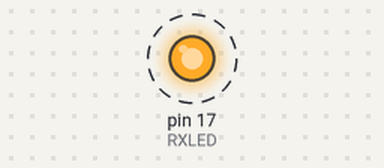
Bench run of a sketch on a simulated Arduino Leonardo, built with avr-gcc and run on an emulated ATmega32U4. Shown: output pins drawn as LEDs (lit = HIGH). Dashed ring = blinking.

Above: at 0.05 s.
Timing chart, 0 to 3.0 s (numbered marks = the images above):
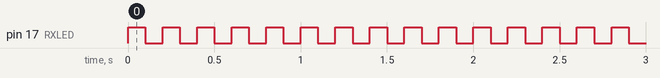

Measured:
- by itself, pin 17 (RXLED): alternates HIGH for 0.10 s and LOW for 0.10 s

The sketch:

_blinking.ino
```cpp
int RXLED=17;
void setup() {
   pinMode(RXLED, OUTPUT);
  // put your setup code here, to run once:

}

void loop() {

   digitalWrite(RXLED, HIGH);
   TXLED0;
  delay(100);

  digitalWrite(RXLED, LOW);
  TXLED1;
  delay(100);
  // put your main code here, to run repeatedly:

}
```
